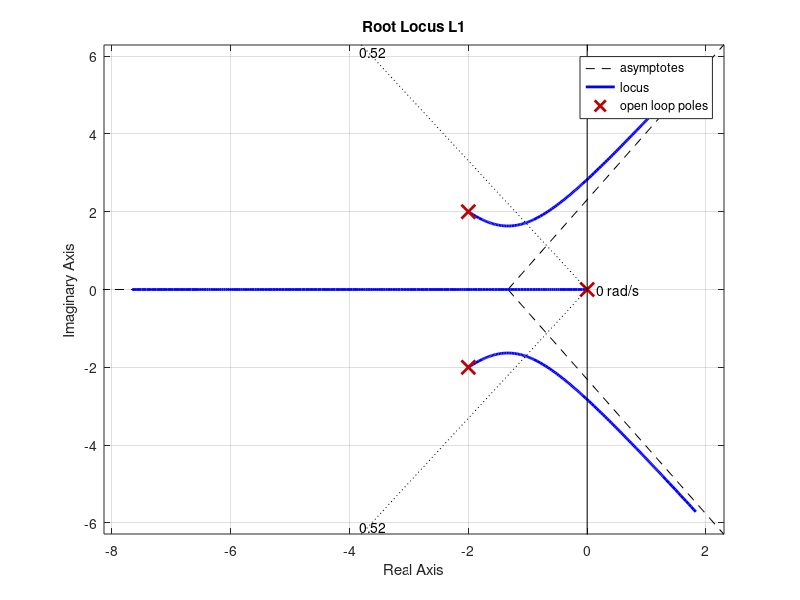
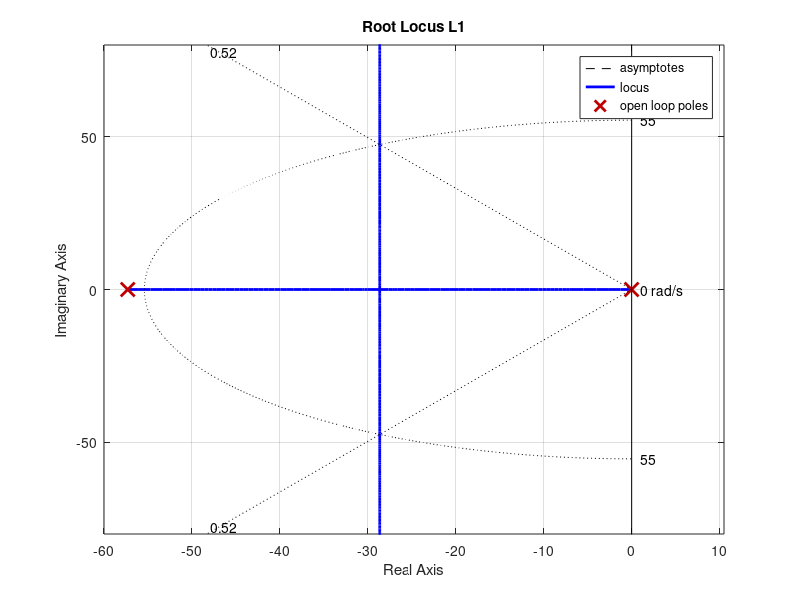

Source code (MATLAB) for these figures, in order:
%---- P1 -----

s = tf('s');

P1 = 0.888;
P2 = 0.807;

sys1 = (1)/(s*(s^2 + 4*s + 8));
sys2 = (3456)/(s^2 + (64.8*P2 + 5)*s);

figure(1), rlocus(sys1);
title('Root Locus L1');
Zeta = 0.517;
Wn = 55.41;
sgrid(Zeta,Wn);

figure(2), rlocus(sys2);
axis([-60 10 -80 80]);
title('Root Locus L1');
Zeta = 0.517;
Wn = 55.41;
sgrid(Zeta,Wn);




